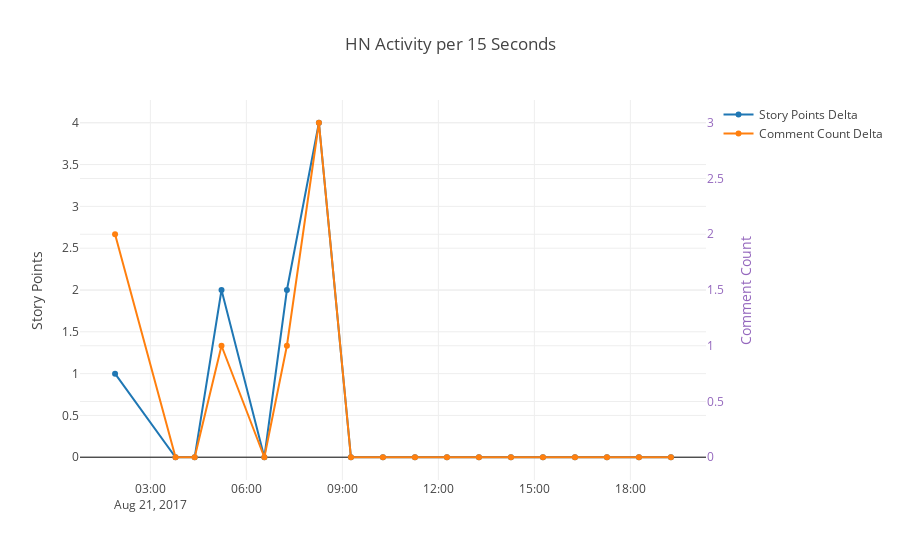

This figure's notebook cell:
### Markdown cell above
Plot story points deltas per sample interval (15 seconds) over time. Unfortunately 15 seconds was too short most entries observes 0 deltas.

### Code cell
total = df.groupby("interval_begin")
x=total['story_point_delta'].sum().index

traces = [
    go.Scatter(
        x=x,
        y=total['story_point_delta'].sum(),
        name="Story Points Delta"
    ),
    go.Scatter(
        x=x,
        y=total['comment_count_delta'].sum(),
        yaxis="y2",
        name="Comment Count Delta"
    )
]
layout = go.Layout(
    title='HN Activity per 15 Seconds',
    yaxis=dict(
        title='Story Points'
    ),
    yaxis2=dict(
        title='Comment Count',
        titlefont=dict(
            color='rgb(148, 103, 189)'
        ),
        tickfont=dict(
            color='rgb(148, 103, 189)'
        ),
        overlaying='y',
        side='right'
    )
)
fig = go.Figure(data=traces, layout=layout)
py.iplot(fig)

### Figure 1 — Plotly figure (JSON) as saved in the notebook; plotly's stock layout.template omitted (floating-point values rounded to 4 significant figures)
{"data": [{"name": "Story Points Delta", "type": "scatter", "x": ["2017-08-21 01:53:47.771000", "2017-08-21 03:47:09.760000", "2017-08-21 04:23:05.747000", "2017-08-21 05:13:23.647000", "2017-08-21 06:33:42.454000", "2017-08-21 07:16:00.662000", "2017-08-21 08:16:00.805000", "2017-08-21 09:16:02.058000", "2017-08-21 10:16:01.554000", "2017-08-21 11:16:01.406000", "2017-08-21 12:16:00.363000", "2017-08-21 13:16:01.882000", "2017-08-21 14:16:02.426000", "2017-08-21 15:16:02.150000", "2017-08-21 16:16:02.700000", "2017-08-21 17:16:02.301000", "2017-08-21 18:16:02.907000", "2017-08-21 19:16:02.589000"], "y": [1, 0, 0, 2, 0, 2, 4, 0, 0, 0, 0, 0, 0, 0, 0, 0, 0, 0]}, {"name": "Comment Count Delta", "type": "scatter", "x": ["2017-08-21 01:53:47.771000", "2017-08-21 03:47:09.760000", "2017-08-21 04:23:05.747000", "2017-08-21 05:13:23.647000", "2017-08-21 06:33:42.454000", "2017-08-21 07:16:00.662000", "2017-08-21 08:16:00.805000", "2017-08-21 09:16:02.058000", "2017-08-21 10:16:01.554000", "2017-08-21 11:16:01.406000", "2017-08-21 12:16:00.363000", "2017-08-21 13:16:01.882000", "2017-08-21 14:16:02.426000", "2017-08-21 15:16:02.150000", "2017-08-21 16:16:02.700000", "2017-08-21 17:16:02.301000", "2017-08-21 18:16:02.907000", "2017-08-21 19:16:02.589000"], "y": [2, 0, 0, 1, 0, 1, 3, 0, 0, 0, 0, 0, 0, 0, 0, 0, 0, 0], "yaxis": "y2"}], "layout": {"title": "HN Activity per 15 Seconds", "yaxis": {"title": "Story Points"}, "yaxis2": {"overlaying": "y", "side": "right", "tickfont": {"color": "rgb(148, 103, 189)"}, "title": "Comment Count", "titlefont": {"color": "rgb(148, 103, 189)"}}}}
